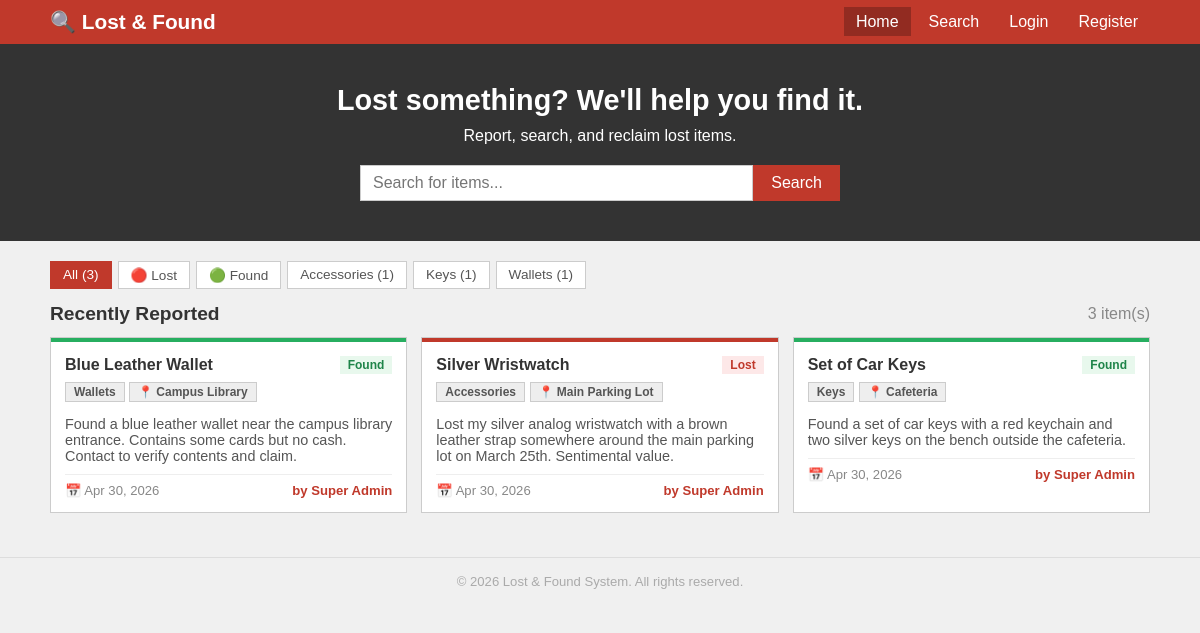
The page / on the database its author committed.
### tables this page shows
CREATE TABLE items (
    id            INT          AUTO_INCREMENT PRIMARY KEY,
    title         VARCHAR(255) NOT NULL,
    description   TEXT         NOT NULL,
    type          ENUM('Lost', 'Found') NOT NULL,
    category      VARCHAR(50)  NOT NULL DEFAULT 'Other',
    location      VARCHAR(255) NOT NULL DEFAULT '',
    status        ENUM('pending', 'approved', 'rejected', 'claimed', 'resolved') DEFAULT 'pending',
    user_id       INT          NULL,
    approved_by   INT          NULL,
    resolved_at   DATETIME     NULL,
    date          TIMESTAMP    DEFAULT CURRENT_TIMESTAMP,
    FOREIGN KEY (user_id)     REFERENCES users(id) ON DELETE SET NULL,
    FOREIGN KEY (approved_by) REFERENCES users(id) ON DELETE SET NULL
);

CREATE TABLE users (
    id            INT          AUTO_INCREMENT PRIMARY KEY,
    full_name     VARCHAR(100) NOT NULL,
    email         VARCHAR(150) NOT NULL UNIQUE,
    phone         VARCHAR(20)  NOT NULL,
    password      VARCHAR(255) NOT NULL,
    user_type     ENUM('student', 'faculty', 'admin_request') NOT NULL DEFAULT 'student',
    role          ENUM('user', 'sub_admin', 'super_admin') DEFAULT 'user',
    is_verified   TINYINT(1)   DEFAULT 0,
    otp           VARCHAR(6)   NULL,
    otp_expiry    DATETIME     NULL,
    created_at    TIMESTAMP    DEFAULT CURRENT_TIMESTAMP
);

### db.php (called while the page is built, shortened)
<?php
function isLoggedIn() {
    return isset($_SESSION['user_id']);
}
?>

### components/item_card.php (the view, shortened to what this page needs)
<div class="card">
    <div class="card-strip <?php echo ($row['type'] === 'Lost') ? 'card-strip-lost' : 'card-strip-found'; ?>"></div>
    <div class="card-body">
        <div class="card-top">
            <span class="card-title"><?php echo htmlspecialchars($row['title']); ?></span>
            <span class="badge <?php echo ($row['type'] === 'Lost') ? 'badge-lost' : 'badge-found'; ?>">
                <?php echo $row['type']; ?>
            </span>
        </div>
        <div class="card-tags">
            <span class="badge badge-cat"><?php echo htmlspecialchars($row['category']); ?></span>
            <?php if (!empty($row['location'])): ?>
                <span class="badge badge-cat">📍 <?php echo htmlspecialchars($row['location']); ?></span>
            <?php endif; ?>
        </div>
        <p class="card-description"><?php echo htmlspecialchars($row['description']); ?></p>
        <div class="card-meta">
            <span class="card-date">📅 <?php echo date('M d, Y', strtotime($row['date'])); ?></span>
            <?php if (!empty($row['posted_by'])): ?>
                <span class="card-author">by <?php echo htmlspecialchars($row['posted_by']); ?></span>
            <?php endif; ?>
        </div>
    </div>
</div>

### components/header.php (shortened to what this page needs)
<!DOCTYPE html>
<html lang="en">
<head>
    <link rel="stylesheet" href="style.css">
</head>
<body>

### components/navbar.php
<nav class="navbar">
    <div class="navbar-inner">
        <div class="navbar-brand">🔍 Lost & Found</div>
        <ul class="navbar-links">
            <li><a href="index.php" <?php if ($active_page == 'home') echo 'class="active"'; ?>>Home</a></li>
            <li><a href="search.php" <?php if ($active_page == 'search') echo 'class="active"'; ?>>Search</a></li>
            <?php if (isLoggedIn()): ?>
                <li><a href="add_item.php" <?php if ($active_page == 'add') echo 'class="active"'; ?>>Add Item</a></li>
                <li><a href="my_items.php" <?php if ($active_page == 'my_items') echo 'class="active"'; ?>>My Items</a></li>
                <?php if (isAdmin()): ?>
                    <li><a href="admin_dashboard.php" <?php if ($active_page == 'dashboard') echo 'class="active"'; ?>>Dashboard</a></li>
                <?php endif; ?>
                <li><a href="logout.php">Logout</a></li>
            <?php else: ?>
                <li><a href="login.php" <?php if ($active_page == 'login') echo 'class="active"'; ?>>Login</a></li>
                <li><a href="register.php" <?php if ($active_page == 'register') echo 'class="active"'; ?>>Register</a></li>
            <?php endif; ?>
        </ul>
    </div>
</nav>

### index.php (shortened to what this page needs)
<?php
require_once 'db.php';
$search_q    = $_GET['q']        ?? '';
$filter_cat  = $_GET['category'] ?? '';
$filter_type = $_GET['type']     ?? '';
$where  = "i.status = 'approved'";
$sql  = "SELECT i.*, u.full_name AS posted_by FROM items i LEFT JOIN users u ON i.user_id = u.id WHERE $where ORDER BY i.date DESC";
$stmt = $conn->prepare($sql);
$stmt->execute();
$result = $stmt->get_result();
$cat_counts = [];
$cat_res    = $conn->query("SELECT category, COUNT(*) as c FROM items WHERE status='approved' GROUP BY category");
while ($r = $cat_res->fetch_assoc()) {
    $cat_counts[$r['category']] = $r['c'];
}
$total_approved = array_sum($cat_counts);
$active_page = 'home';
include 'components/header.php';
include 'components/navbar.php';
?>
<div class="hero">
    <h1>Lost something? We'll help you find it.</h1>
    <p>Report, search, and reclaim lost items.</p>
    <form class="hero-search" action="index.php" method="GET">
        <input type="text" name="q" placeholder="Search for items..." value="<?php echo htmlspecialchars($search_q); ?>">
        <button type="submit">Search</button>
    </form>
</div>
<div class="container">
    <div class="category-chips">
        <?php if ($filter_cat == '' && $filter_type == ''): ?>
            <a href="index.php" class="chip active">All (<?php echo $total_approved; ?>)</a>
        <?php else: ?>
            <a href="index.php" class="chip">All (<?php echo $total_approved; ?>)</a>
        <?php endif; ?>
        <?php if ($filter_type == 'Lost'): ?>
            <a href="index.php?type=Lost" class="chip active">🔴 Lost</a>
        <?php else: ?>
            <a href="index.php?type=Lost" class="chip">🔴 Lost</a>
        <?php endif; ?>
        <?php if ($filter_type == 'Found'): ?>
            <a href="index.php?type=Found" class="chip active">🟢 Found</a>
        <?php else: ?>
            <a href="index.php?type=Found" class="chip">🟢 Found</a>
        <?php endif; ?>
        <?php
        $categories = ['Electronics','Documents','Clothing','Accessories','Keys','Bags','Wallets','ID Cards','Books','Other'];
        foreach ($categories as $cat) {
            if (isset($cat_counts[$cat])) {
                if ($filter_cat === $cat) {
                    echo '<a href="index.php?category=' . urlencode($cat) . '" class="chip active">' . $cat . ' (' . $cat_counts[$cat] . ')</a>';
                } else {
                    echo '<a href="index.php?category=' . urlencode($cat) . '" class="chip">' . $cat . ' (' . $cat_counts[$cat] . ')</a>';
                }
            }
        }
        ?>
    </div>
    <div class="section-header">
        <h2>
            <?php
            if ($search_q != '') {
                echo 'Search Results';
            } elseif ($filter_cat != '') {
                echo htmlspecialchars($filter_cat);
            } elseif ($filter_type == 'Lost') {
                echo 'Lost Items';
            } elseif ($filter_type == 'Found') {
                echo 'Found Items';
            } else {
                echo 'Recently Reported';
            }
            ?>
        </h2>
        <span style="color:#888;"><?php echo $result->num_rows; ?> item(s)</span>
    </div>
    <?php if ($result->num_rows > 0): ?>
        <div class="cards-grid">
            <?php while ($row = $result->fetch_assoc()): ?>
                <?php include 'components/item_card.php'; ?>
            <?php endwhile; ?>
        </div>
    <?php endif; ?>
</div>
<?php include 'components/footer.php'; ?>

### components/footer.php
    <div class="footer">&copy; <?php echo date('Y'); ?> Lost & Found System. All rights reserved.</div>
</body>
</html>

### style.css (style rules this page uses)
body { font-family: Arial, sans-serif; background: #f0f0f0; margin: 0; padding: 0; color: #333; }
a { color: #c0392b; }
.navbar { background: #c0392b; padding: 10px 20px; }
.navbar-inner { display: flex; align-items: center; justify-content: space-between; max-width: 1100px; margin: 0 auto; }
.navbar-brand { font-size: 1.3rem; font-weight: bold; color: #fff; }
.navbar-links { list-style: none; margin: 0; padding: 0; display: flex; gap: 6px; }
.navbar-links a { color: #fff; padding: 6px 12px; text-decoration: none; }
.navbar-links a:hover, .navbar-links a.active { background: #922b21; }
.container { max-width: 1100px; margin: 0 auto; padding: 20px; }
.hero { background: #333; color: #fff; padding: 40px 20px; text-align: center; }
.hero h1 { font-size: 1.8rem; margin: 0 0 10px 0; }
.hero p { margin: 0 0 20px 0; }
.hero-search { display: flex; max-width: 480px; margin: 0 auto; }
.hero-search input { flex: 1; padding: 8px 12px; font-size: 1rem; border: 1px solid #ccc; }
.hero-search button { padding: 8px 18px; background: #c0392b; color: #fff; border: none; cursor: pointer; font-size: 1rem; }
.section-header { display: flex; justify-content: space-between; align-items: center; margin-bottom: 12px; }
.section-header h2 { font-size: 1.2rem; margin: 0; }
.cards-grid { display: grid; grid-template-columns: repeat(auto-fill, minmax(300px, 1fr)); gap: 14px; }
.card { background: #fff; border: 1px solid #ccc; }
.card-strip { height: 4px; }
.card-strip-lost { background: #c0392b; }
.card-strip-found { background: #27ae60; }
.card-body { padding: 14px; }
.card-top { display: flex; justify-content: space-between; align-items: flex-start; margin-bottom: 8px; }
.card-title { font-size: 1rem; font-weight: bold; }
.card-description { color: #555; font-size: 0.9rem; margin-bottom: 10px; }
.card-tags { margin-bottom: 8px; }
.card-meta { display: flex; justify-content: space-between; font-size: 0.82rem; color: #888; border-top: 1px solid #eee; padding-top: 8px; margin-top: 8px; }
.card-author { color: #c0392b; font-weight: bold; }
.badge { display: inline-block; padding: 2px 8px; font-size: 0.75rem; font-weight: bold; }
.badge-lost { background: #fde8e8; color: #c0392b; }
.badge-found { background: #e8f8ed; color: #1e8449; }
.badge-cat { background: #eee; color: #555; border: 1px solid #ccc; }
.category-chips { display: flex; gap: 6px; flex-wrap: wrap; margin-bottom: 14px; }
.chip { display: inline-block; padding: 5px 12px; border: 1px solid #ccc; font-size: 0.85rem; color: #555; background: #fff; text-decoration: none; }
.chip.active { background: #c0392b; color: #fff; border-color: #c0392b; }
.footer { text-align: center; padding: 16px; font-size: 0.82rem; color: #aaa; border-top: 1px solid #ddd; margin-top: 24px; }

### rows shown on the page
items: title "Blue Leather Wallet", type "Found", category "Wallets", location "Campus Library", description "Found a blue leather wallet near the campus library entrance. Contains some cards but no cash. Contact to verify contents and claim.", date "Apr 30, 2026", user.full_name "Super Admin"
items: title "Silver Wristwatch", type "Lost", category "Accessories", location "Main Parking Lot", description "Lost my silver analog wristwatch with a brown leather strap somewhere around the main parking lot on March 25th. Sentimental value.", date "Apr 30, 2026", user.full_name "Super Admin"
items: title "Set of Car Keys", type "Found", category "Keys", location "Cafeteria", description "Found a set of car keys with a red keychain and two silver keys on the bench outside the cafeteria.", date "Apr 30, 2026", user.full_name "Super Admin"

### other values the page prints
$total_approved "3"
$cat "Accessories"
$cat_counts[$cat] "1"
$cat "Keys"
$cat "Wallets"
$result->num_rows "3"
